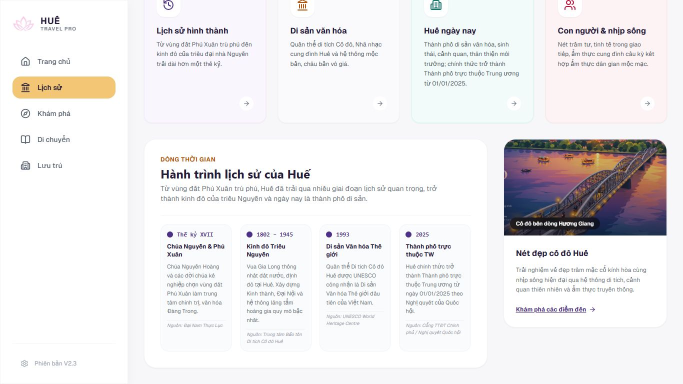
#> input picture reports/codex/evidence/GATE-07-02C-00/ve-hue-timeline-1366.png, 1366 x 768 px, found by its file name (shown at 1/2 size)
$ python crop-timeline.py
#> lines starting #> are read from the running program, lines starting #| are printed output that depends on the picture
from PIL import Image
from pathlib import Path
p=Path(r'A:\trí tuệ nhân tạo\BAI_3\hue-travel-pro\reports\codex\evidence\GATE-07-02C-00')
Image.open(p/'ve-hue-timeline-1366.png').crop((288,278,977,737)).save(p/'P1-LS02-timeline-crop.png')
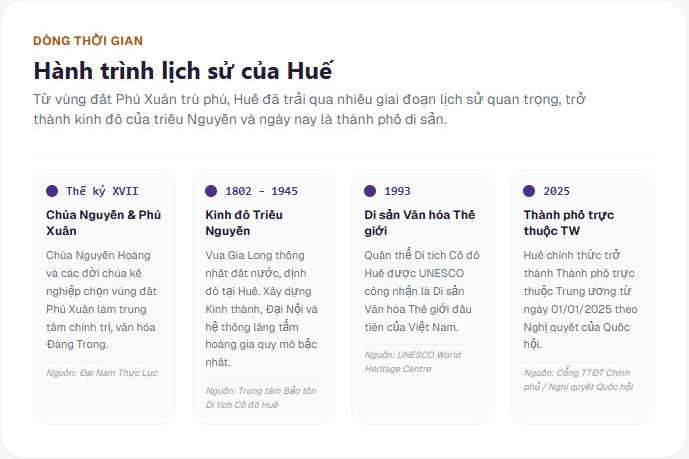
#> saved as P1-LS02-timeline-crop.png: PIL image 689x459 RGB; mean R, G, B 244.4, 244.9, 246

$ run again, with reports/codex/evidence/GATE-07-02C-00/01-ve-hue-1366.png copied over reports/codex/evidence/GATE-07-02C-00/ve-hue-timeline-1366.png
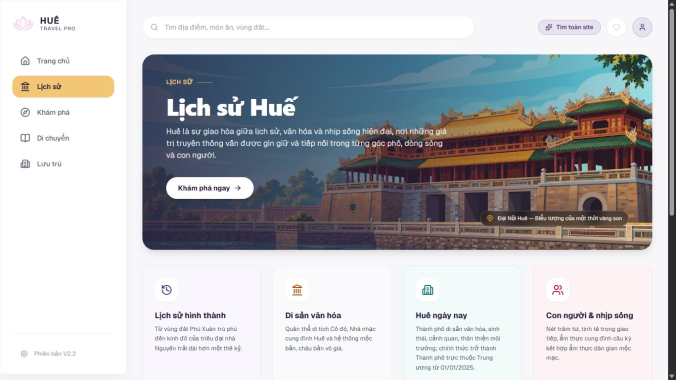
#> input picture reports/codex/evidence/GATE-07-02C-00/01-ve-hue-1366.png, 1351 x 760 px, found by its file name (shown at 1/2 size)
#> `Image.open(p/'ve-hue-timeline-1366.png').crop((288,278,977,737)).save(..`:
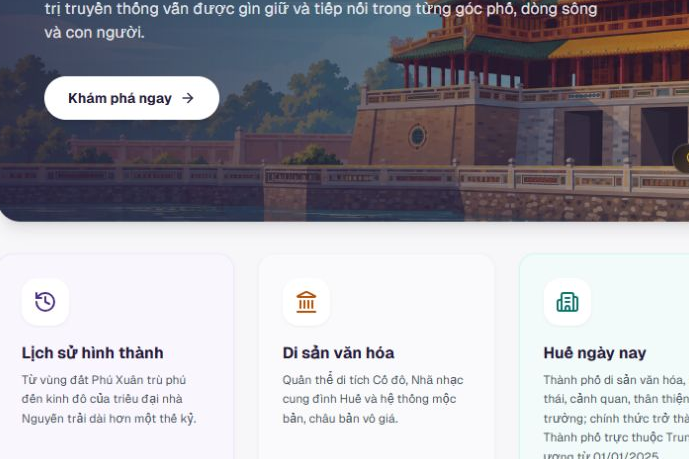
#> saved as P1-LS02-timeline-crop.png: PIL image 689x459 RGB; mean R, G, B 164.4, 162.4, 169.4

$ run again, with reports/codex/evidence/GATE-07-02C-00/02-kham-pha-1366.png copied over reports/codex/evidence/GATE-07-02C-00/ve-hue-timeline-1366.png
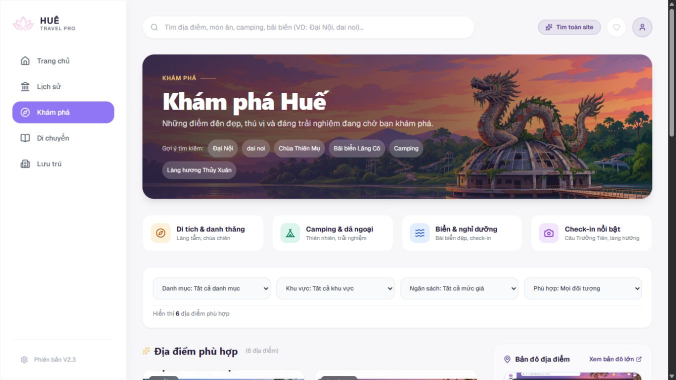
#> input picture reports/codex/evidence/GATE-07-02C-00/02-kham-pha-1366.png, 1351 x 760 px, found by its file name (shown at 1/2 size)
#> `Image.open(p/'ve-hue-timeline-1366.png').crop((288,278,977,737)).save(..`:
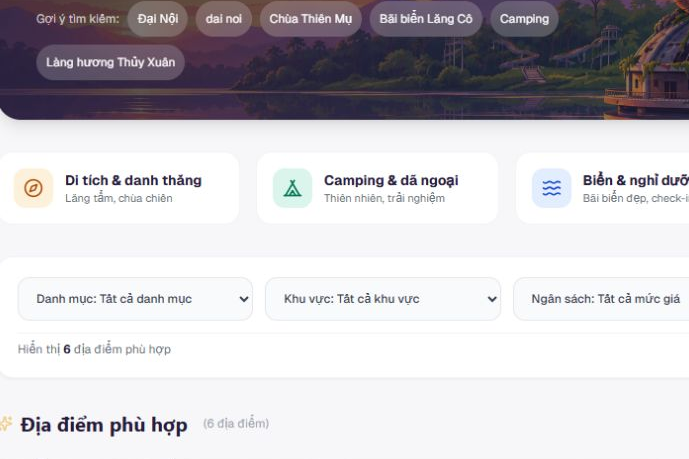
#> saved as P1-LS02-timeline-crop.png: PIL image 689x459 RGB; mean R, G, B 199.6, 196.9, 201.7

$ run again, with reports/codex/evidence/GATE-07-02C-00/02_VE_HUE.png copied over reports/codex/evidence/GATE-07-02C-00/ve-hue-timeline-1366.png
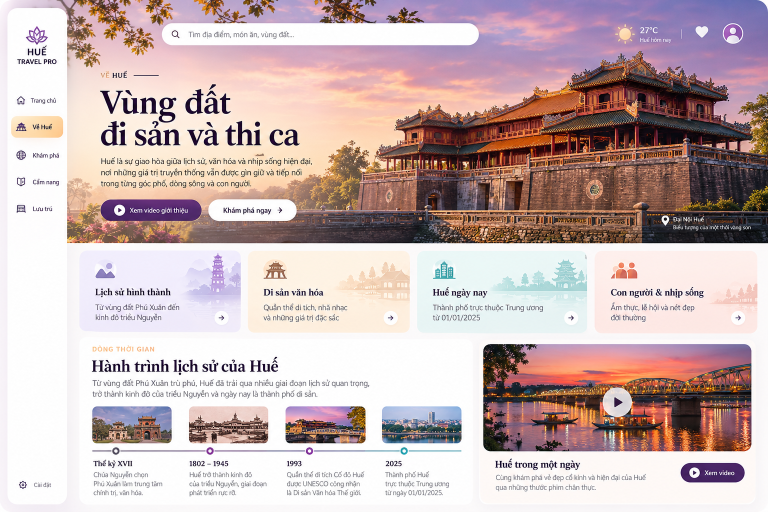
#> input picture reports/codex/evidence/GATE-07-02C-00/02_VE_HUE.png, 1536 x 1024 px, found by its file name (shown at 1/2 size)
#> `Image.open(p/'ve-hue-timeline-1366.png').crop((288,278,977,737)).save(..`:
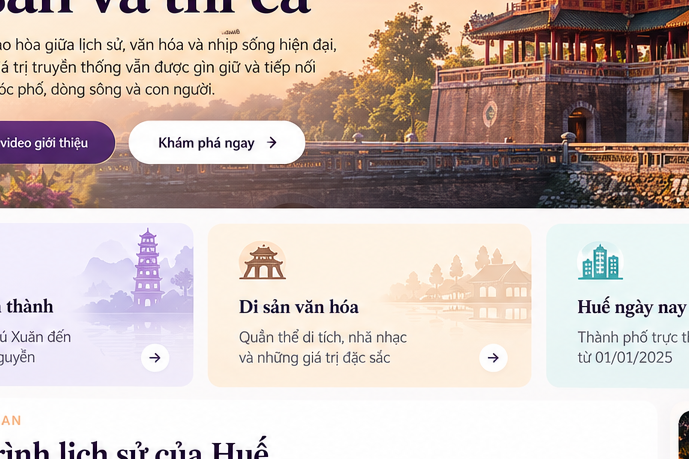
#> saved as P1-LS02-timeline-crop.png: PIL image 689x459 RGBA; mean R, G, B, A 201.9, 186.8, 181.1, 255
